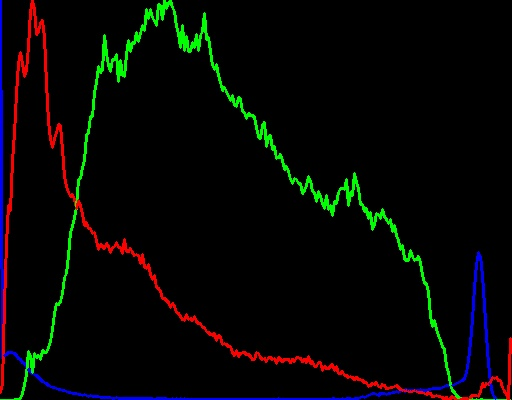
//> input picture images/original/original_histogram_hist.jpg, 512 x 400 px, given in place of original_histogram.jpg, which was not available
$ ./homework1   (built with g++ and OpenCV 4)
//> lines starting //> are read from the running program, lines starting //| are printed output that depends on the picture; pictures that were not available may be replaced by others from this repository, and a replacement may not be noted
//> further down, image is the input picture: 400 rows x 512 cols, CV_8UC3; mean B, G, R 5, 6.9, 6.5
// Homework 1 - Zuccolo giada - matr. 2055702
/*
    WHAT THIS CODE DO?
    1. input of image called "images/original/original.png"
    ------ HISTOGRAM EQUALIZATION PART ------
    2. save in a image the histogram of this image
    3. save in a image the histogram equalized color image
    4. save the relative histogram of this equalized image (not necessary, only to see the obviusly different)
    5. save in a image the histogram equalized grayscale image

    ------ FILTER PART ------
    6. Insert values of all filter
        6.1.    Insert value for bilateral filtering -- RANGE
        6.2.    Insert value for bilateral filtering -- SPACE
        6.2.    Insert value for gaussian blur -- kernel
        6.2.    Insert value for gaussian blur -- sigma
        6.2.    Insert value for median
    7. All the filtered images will be saved in the correspondent directory

*/
#include <opencv2/opencv.hpp>
#include <iostream>
using namespace cv;
using namespace std;

void computeHist(Mat image, String output) {
    /*
        This function permits to calculate the histogram and print it, saving it into an img. First of all, it is necessary
        to divide multi-channel array of the color space into separate single-channel array through split() function.
        Then it's necessary to calculate histogram of each one, through calcHist() function, and store value in the variables.
        After calculating histogram an image histImage is created to display the histogram which is created drawing
        the line at each pixel for each channel.
    */

    const int histSize = 256;
    vector<Mat> bgr_planes;
    split(image, bgr_planes);
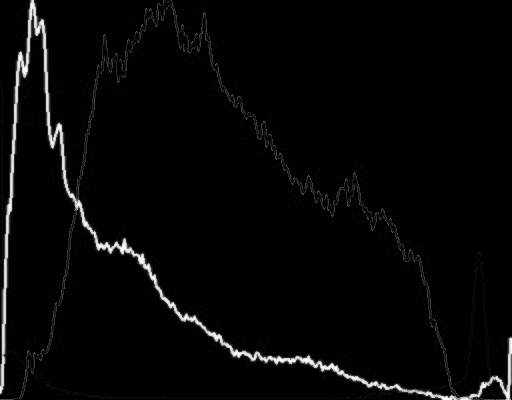
//> bgr_planes[2]: 400 rows x 512 cols, CV_8UC1; min 0, max 255, mean 6.5

    float range[] = { 0, 256 };
    const float* histRange = { range };

    bool uniform = true;
    bool accumulate = false;

    Mat b_hist, g_hist, r_hist;

    calcHist(&bgr_planes[0], 1, 0, Mat(), b_hist, 1, &histSize, &histRange, uniform, accumulate);
//> b_hist = 256 values, max 175829 at index 0, min 0 at index 232, mean 800
    calcHist(&bgr_planes[1], 1, 0, Mat(), g_hist, 1, &histSize, &histRange, uniform, accumulate);
//> g_hist = 256 values, max 174762 at index 0, min 0 at index 82, mean 800
    calcHist(&bgr_planes[2], 1, 0, Mat(), r_hist, 1, &histSize, &histRange, uniform, accumulate);
//> r_hist = 256 values, max 174234 at index 0, min 0 at index 113, mean 800
    int hist_w = 512;
    int hist_h = 400;
    int bin_w = cvRound((double)hist_w / histSize);

    Mat histImage(hist_h, hist_w, CV_8UC3, Scalar(0, 0, 0));

    normalize(b_hist, b_hist, 0, histImage.rows, NORM_MINMAX, -1, Mat());
//> b_hist = 256 values, max 400 at index 0, min 0 at index 232, mean 1.82
    normalize(g_hist, g_hist, 0, histImage.rows, NORM_MINMAX, -1, Mat());
//> g_hist = 256 values, max 400 at index 0, min 0 at index 82, mean 1.83
    normalize(r_hist, r_hist, 0, histImage.rows, NORM_MINMAX, -1, Mat());
//> r_hist = 256 values, max 400 at index 0, min 0 at index 113, mean 1.84

    for (int i = 1; i < histSize; i++) {
        line(histImage, Point(bin_w * (i - 1), hist_h - cvRound(b_hist.at<float>(i - 1))), Point(bin_w * (i), hist_h - cvRound(b_hist.at<float>(i))), Scalar(255, 0, 0), 2, 8, 0);
        line(histImage, Point(bin_w * (i - 1), hist_h - cvRound(g_hist.at<float>(i - 1))), Point(bin_w * (i), hist_h - cvRound(g_hist.at<float>(i))), Scalar(0, 255, 0), 2, 8, 0);
        line(histImage, Point(bin_w * (i - 1), hist_h - cvRound(r_hist.at<float>(i - 1))), Point(bin_w * (i), hist_h - cvRound(r_hist.at<float>(i))), Scalar(0, 0, 255), 2, 8, 0);
    }
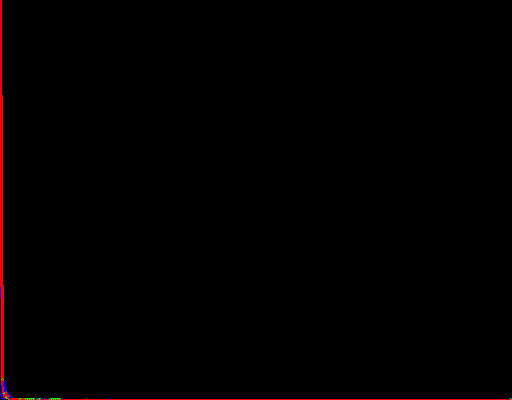
//> histImage: 400 rows x 512 cols, CV_8UC3; mean B, G, R 0.1, 0.1, 2

    imwrite(output, histImage);
}

// ------------------------------------ MAIN ------------------------------------

int main(int argc, char** argv)
{
    //INPUT OF THE IMAGE for histogram equalization
    Mat image = imread("images/original/original_histogram.jpg");

    // Check the image is a correct image
    if (image.empty()) {
        cout << "error on image" << endl;
        cin.get();
        return -1;
    }
    computeHist(image, "images/original/original_histogram_hist.jpg");

    //  ------ HISTOGRAM EQUALIZATION PART ------
    /*
        First of all it is necessary to convert the loaded BGR image to a YCrCb image.
        In fact, BGR color space does not permit to equalize the histogram without affecting to the color information
        because all 3 channels contain color information. YCrCb color space permits a separation of the information:
        only the Y channel of the image contains intensity information, so only that channel will be processed to get
        a histogram equalized image without changing any color information.
        So, a vector<Mat> will be create to contain the different channels of the image with the split() function.
        After the equalizaHist() function, where the parameters are the vector in [0] position (represent the Y channel),
        it is necessary to merge all the channels in the vector to create the new color image.
        But, considering that this is image is in YCrCb color space, before saving the histogram equalized image,
        it is necessary to convert it in the BGR color space with the cvtColor() function.
    */

    //PROCEDURE

    //STEP 1: Convert the image to YCrCb
    Mat hist_equalized_image_color;
    cvtColor(image, hist_equalized_image_color, COLOR_BGR2YCrCb);
//> hist_equalized_image_color: 400 rows x 512 cols, CV_8UC3; mean of channels 0, 1, 2 6.6, 128, 127.1

    //STEP 2: Create the vector and split the image into 3 channels (Y, Cr and Cb)
    vector<Mat> vec_channels;
    split(hist_equalized_image_color, vec_channels);

    //Equalize the histogram of only the Y channel
    equalizeHist(vec_channels[0], vec_channels[0]);

    //Merge 3 channels in the vector to form the color image in YCrCB color space.
    merge(vec_channels, hist_equalized_image_color);
//> hist_equalized_image_color: 400 rows x 512 cols, CV_8UC3; mean of channels 0, 1, 2 32.4, 128, 127.1

    //Convert the histogram equalized image from YCrCb to BGR color space again
    cvtColor(hist_equalized_image_color, hist_equalized_image_color, COLOR_YCrCb2BGR);

    //save the histogram equalized color image and save the histogram of this new image
    imwrite("images/histogram_equalized/hist_equalized_color_image.jpg", hist_equalized_image_color);
    computeHist(hist_equalized_image_color, "images/histogram_equalized/equalized_color_image_hist.jpg");
//> in computeHist (call 2), `split(image, bgr_planes);`:
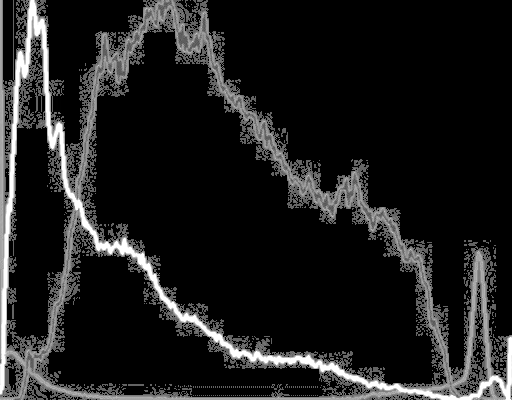
//> bgr_planes[2]: 400 rows x 512 cols, CV_8UC1; min 0, max 255, mean 30.3
//> in computeHist (call 2), `calcHist(&bgr_planes[0], 1, 0, Mat(), b_hist, 1, &histSize, &histRange..`: b_hist = 256 values, max 154368 at index 0, min 0 at index 1, mean 800
//> in computeHist (call 2), `calcHist(&bgr_planes[1], 1, 0, Mat(), g_hist, 1, &histSize, &histRange..`: g_hist = 256 values, max 160336 at index 0, min 0 at index 1, mean 800
//> in computeHist (call 2), `calcHist(&bgr_planes[2], 1, 0, Mat(), r_hist, 1, &histSize, &histRange..`: r_hist = 256 values, max 155125 at index 0, min 0 at index 2, mean 800
//> in computeHist (call 2), `normalize(b_hist, b_hist, 0, histImage.rows, NORM_MINMAX, -1, Mat());`: b_hist = 256 values, max 400 at index 0, min 0 at index 1, mean 2.07
//> in computeHist (call 2), `normalize(g_hist, g_hist, 0, histImage.rows, NORM_MINMAX, -1, Mat());`: g_hist = 256 values, max 400 at index 0, min 0 at index 1, mean 2
//> in computeHist (call 2), `normalize(r_hist, r_hist, 0, histImage.rows, NORM_MINMAX, -1, Mat());`: r_hist = 256 values, max 400 at index 0, min 0 at index 2, mean 2.06
    //save the same image but with an luminance equalization
    cv::Mat image_lum = image.clone();
    cv::Mat tmp_img;
    cv::cvtColor(image_lum, tmp_img, 44);
    std::vector<cv::Mat> luminance;
    cv::split(tmp_img, luminance);
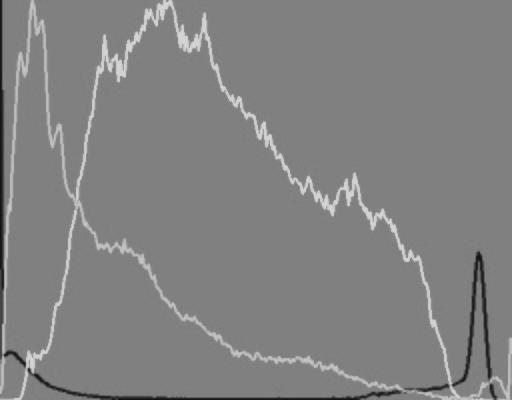
//> luminance[2]: 400 rows x 512 cols, CV_8UC1; min 20, max 211, mean 129.7
    cv::equalizeHist(luminance[0], luminance[0]);
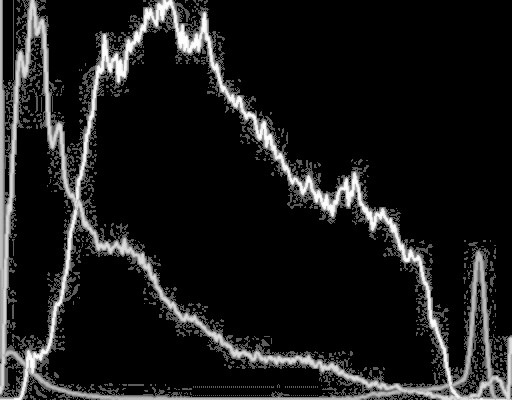
//> luminance[0]: 400 rows x 512 cols, CV_8UC1; min 0, max 255, mean 26.8
    cv::merge(luminance, tmp_img);
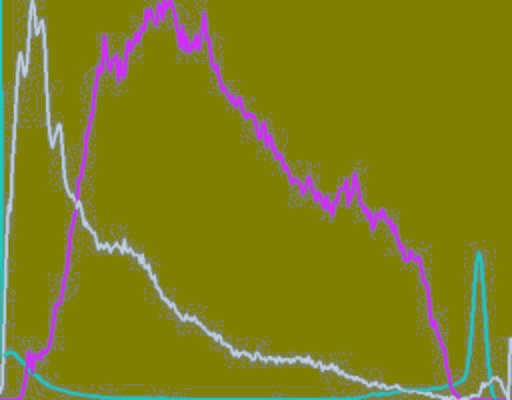
//> tmp_img: 400 rows x 512 cols, CV_8UC3; mean B, G, R 26.8, 128.7, 129.7
    cv::cvtColor(tmp_img, image_lum, 56);
    imwrite("images/histogram_equalized/hist_equalized_luminance_color_image.jpg", image_lum);

    // ------------- Histogram Equalization of a Grayscale Image -------------
    /*
        The first step is to convert the loaded BGR image to a grayscale image throught the cvtColor() function.
        The procedure in this case is simpler. No vector<Mat> is needed because the histogram equalization works perfectly
        in a grayscale image. So, it is only necessary the equalizeHist() function and then save the output image.
    */

    //PROCEDURE

    //change the color image to grayscale image
    cv::Mat image_bn = image.clone();
    cv::Mat tmp_img_bn;
    cvtColor(image_bn, tmp_img_bn, COLOR_BGR2GRAY);

    //equalize the histogram
    Mat hist_equalized_image_bn;
    equalizeHist(tmp_img_bn, hist_equalized_image_bn);

    //save the histogram equalized grayscale image
    imwrite("images/histogram_equalized/hist_equalized_bn_image.jpg", hist_equalized_image_bn);


    //  ------ FILTER PART ------

    //INPUT OF THE IMAGE for filter part
    image = imread("images/original/original_filter.jpg");
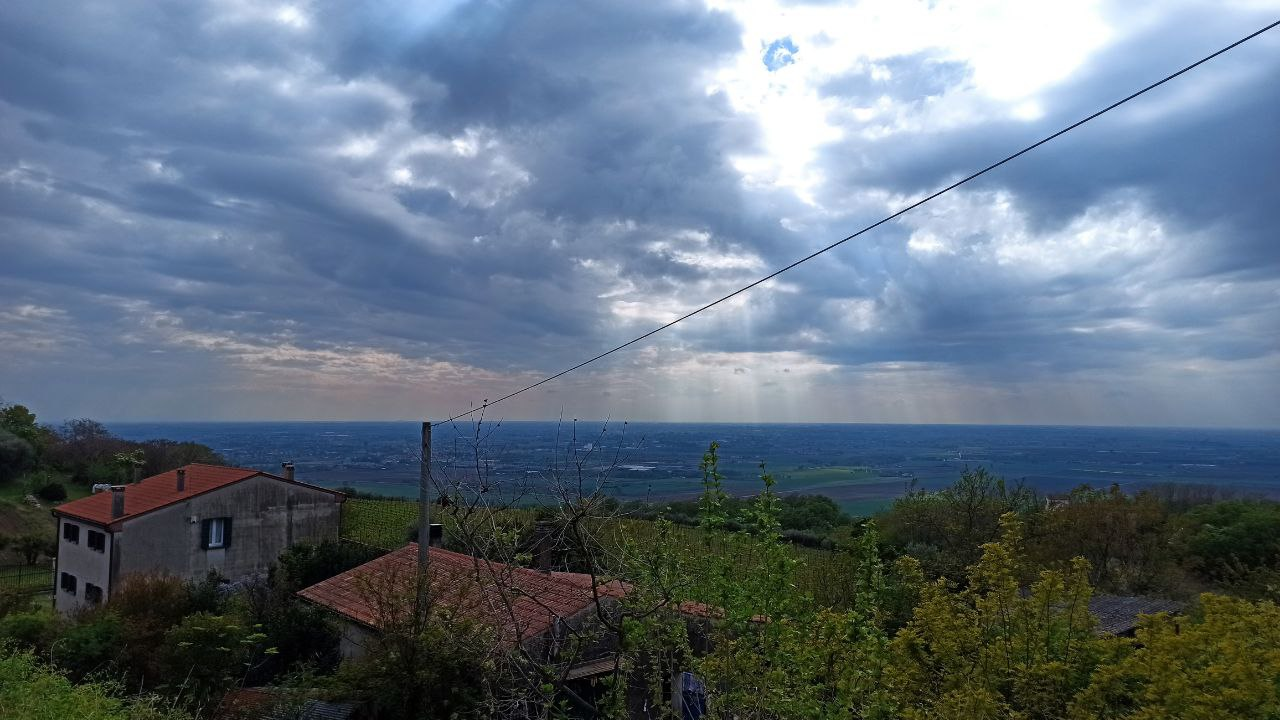
//> input picture images/original/original_filter.jpg, 1280 x 720 px
//> image is the input picture: 720 rows x 1280 cols, CV_8UC3; mean B, G, R 126.6, 111.8, 97.2

    // Check the image is a correct image
    if (image.empty()) {
        cout << "error on image" << endl;
        cin.get();
        return -1;
    }

    //insert ALL the values

    //BILATERAL FILTER -> range => size, space value, kernel size:
    cout << "\n --- FILTERING PART ---\n Entering ACCETTABLE values\n >> BILATERAL FILTER: RANGE bilateral\n\tSet the value:" << endl;
    cout<<"\t\tSize (integer) = ";
    double sizeBR;
    cin>> sizeBR;
//> the answer given: 2
    cout << "\t\tKernel size (double) = ";
    double kernelBR;
    cin >> kernelBR;
//> the answer given: 2
    if ((int)(kernelBR) % 2 == 0)
        kernelBR = kernelBR - 1;
    cout << "\t\tSpace value (double) = ";
    double space;
    cin >> space;
//> the answer given: 2
    if ((int)(space) % 2 == 0)
        space = space - 1;

    //BILATERAL FILTER -> space => size, space value, kernel size:
    cout << "\n>> BILATERAL FILTER: SPACE bilateral\n\tSet the value:" << endl;
    cout << "\t\tSize (integer) = ";
    double sizeBS;
    cin >> sizeBS;
//> the answer given: 2
    cout << "\t\tRange value (double) = ";
    double range;
    cin >> range;
//> the answer given: 2
    if ((int)(range) % 2 == 0)
        range = range - 1;
    cout << "\t\tKernel size (double) = ";
    double kernelBS;
    cin >> kernelBS;
//> the answer given: 2
    if ((int)(kernelBS) % 2 == 0)
        kernelBS = kernelBS - 1;

    //BILATERAL FILTER -> space => size, space value, kernel size:
    cout << "\n>> MEDIAN FILTER\n\tSet the value:" << endl;
    cout << "\t\tKernel size (double) = ";
    double kernelM;
    cin >> kernelM;
//> the answer given: 2
    if ((int)(kernelM) % 2 == 0)
        kernelM = kernelM - 1;

    //GAUSSIAN FILTER -> kernel => size(value,value), sigmaX, sigmaY
    cout << "\n>> GAUSSIAN FILTER: KERNAL gaussian\n\tSet the value:" << endl;
    cout << "\t\tSize (width) = ";
    int wdt;
    cin >> wdt;
//> the answer given: 3
    if (wdt % 2 == 0)
        wdt--;
    cout << "\t\tSize (height) = ";
    int hgt;
    cin >> hgt;
//> the answer given: 3
    if (hgt % 2 == 0)
        hgt--;
    Size sizeGB(wdt, hgt);
    cout << "\t\tThe value of size will used for sigmaX and sigmaY" << endl;
    cout << "\n>> GAUSSIAN FILTER: SIGMA gaussian\n\tSet the value:\n\t\tSigma (double) = ";
    double sigma;
    cin >> sigma;
//> the answer given: 2


    //imshow("Original image", image);
    //save images
    Mat img_bil_range = image.clone();
    Mat bilater_range_filter_img;
    bilateralFilter(img_bil_range, bilater_range_filter_img, sizeBR, kernelBR, space);
    ///imshow("Range bilateral", bilater_range_filter_img);
    imwrite("images/filtering/bilateral_filter/range_bilateral.jpg", bilater_range_filter_img);

    Mat img_bil_spac = image.clone();
    Mat bilater_space_filter_img;
    bilateralFilter(img_bil_spac, bilater_space_filter_img, sizeBS, range, kernelBS);
    imwrite("images/filtering/bilateral_filter/space_bilateral.jpg", bilater_space_filter_img);
    //imshow("Space bilateral", bilater_space_filter_img);


    Mat img_gauss_kern = image.clone();
    Mat gauss_kern;
    GaussianBlur(img_gauss_kern, gauss_kern, sizeGB, 0);
    imwrite("images/filtering/gaussian_filter/kernel_filter.jpg", gauss_kern);
    //imshow("kernel", gauss_kern);

    Mat img_gauss_sigma = image.clone();
    Mat gauss_sigma;
    GaussianBlur(img_gauss_sigma, gauss_sigma, sizeGB, (double)sigma, 0);
    imwrite("images/filtering/gaussian_filter/sigma_filter.jpg", gauss_sigma);
    //imshow("gauss_sigma", gauss_sigma);

    Mat img_median = image.clone();
    Mat median_filter;
    medianBlur(img_median, median_filter, kernelM);
    imwrite("images/filtering/median_filter/median_filter.jpg", median_filter);
    //imshow("median", median_filter);

    waitKey(0); // Wait for any keystroke in any one of the windows
    destroyAllWindows(); //Destroy all opened windows
    return 0;
}
